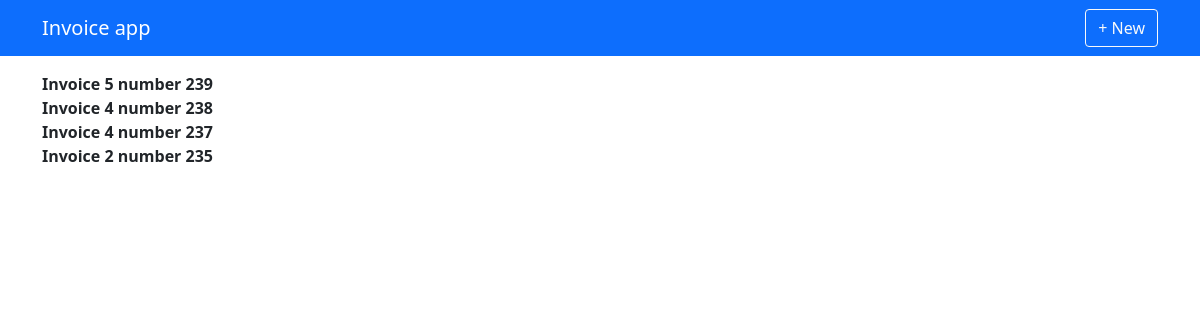
Page / (signed in) on the earlier database version.
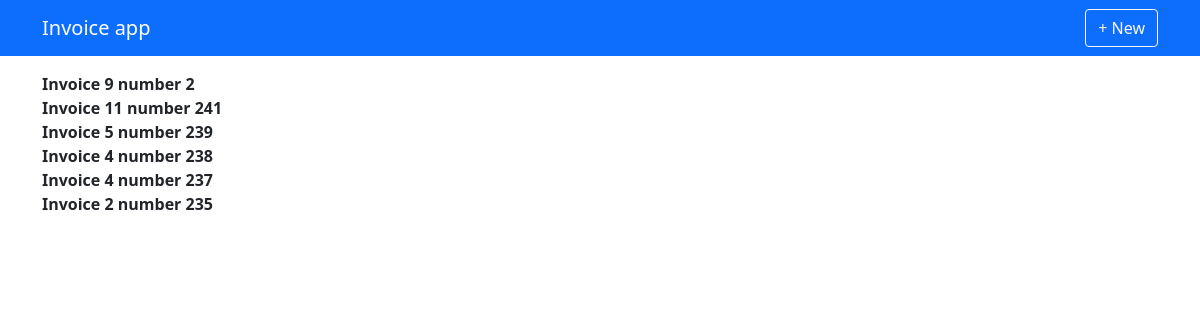
Same page on the later database version.
### invoice_app/models.py (models this page shows, shortened)
class Invoice(models.Model):
    profile = models.ForeignKey(Profile, on_delete=models.CASCADE)
    receiver = models.ForeignKey(Receiver, on_delete=models.CASCADE)
    number = models.CharField(max_length=150)
    completion_date = models.DateField()
    issue_date = models.DateField()
    payment_date = models.DateField()
    created_time = models.DateTimeField(auto_now_add=True)
    closed = models.BooleanField(default=False)
    tag = models.ManyToManyField(Tag, blank=True)

### invoice_app/views.py (the view)
# urls.py: path('', InvoiceListView.as_view(), name='main'),
class InvoiceListView(LoginRequiredMixin, ListView):
    model = Invoice
    template_name = "invoice_app/main.html"
    context_object_name = 'qs'
    def get_queryset(self):
        profile = get_object_or_404(Profile, user=self.request.user)
        qs = Invoice.objects.filter(profile=profile).order_by('-created_time')
        return super().get_queryset().filter(profile=profile).order_by('-created_time')

### invoice_app/templates/invoice_app/main.html (shortened to what this page needs)
{% extends "base.html" %}
{% block content %}
    {% for obj in qs %}
        <b>{{obj.number}}</b><br>
    {% endfor %}
{% endblock content %}

### templates/base.html (shortened to what this page needs)
<!doctype html>
{% load static %}
<html lang="en">
  <head>
    <link href="https://cdn.jsdelivr.net/npm/bootstrap@5.0.2/dist/css/bootstrap.min.css" rel="stylesheet">
  </head>
  <body>
    {% include 'navbar.html' %}
    <div class="container mt-3">
      {% block content %}
      {% endblock content %}
    </div>
  </body>
</html>

### templates/navbar.html
<nav class="navbar navbar-dark bg-primary">
    <div class="container">
        <a href="{% url 'invoice_app:main' %}" class="navbar-brand">Invoice app</a>
        <a href="{% url 'invoice_app:create' %}" class="btn btn-outline-light">+ New</a>
    </div>
</nav>

Differences in the rows shown:
added Invoice: number "Invoice 9 number 2"
added Invoice: number "Invoice 11 number 241"
